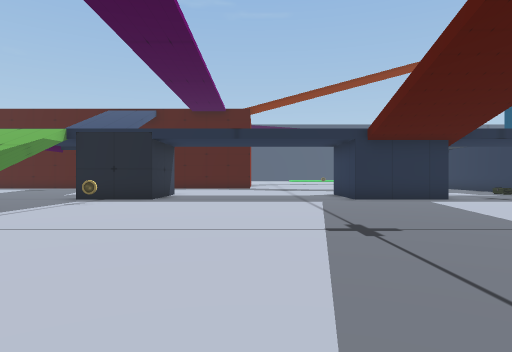
view 1 (above)

24 first-person views from a walk through a 3-D level made in the Unity game engine. The camera is 1.5 m above the floor, looks level and sees 75° across. The floor is counted in squares, 2 m on a side. Each view is taken from the middle of a square. On the plan, view 1 faces up. The plan holds only what a view shows up to about 11 squares ahead; the rest is blank. The place goes on beyond the plan. The player is left out.

view 2
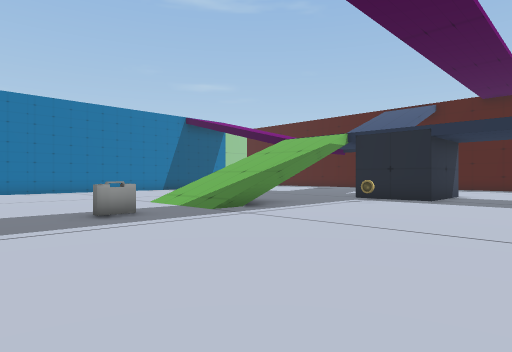

view 3
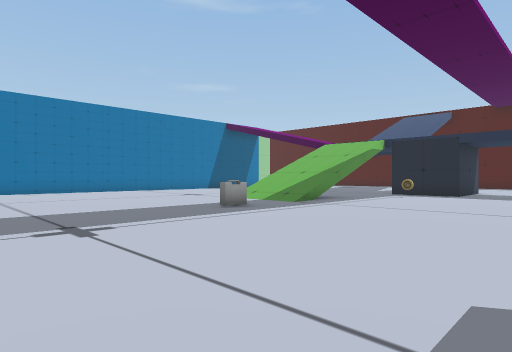

view 4
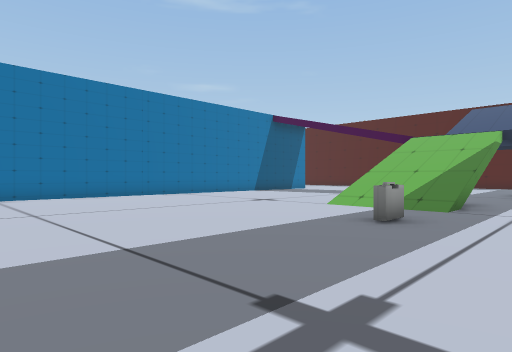

view 5
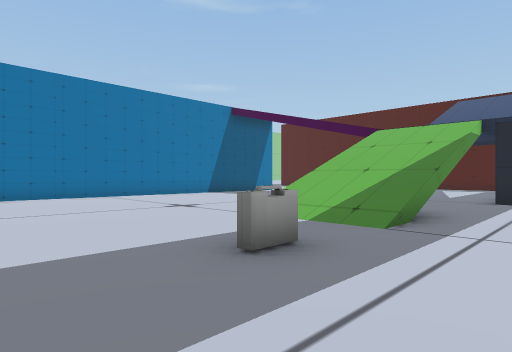

view 6
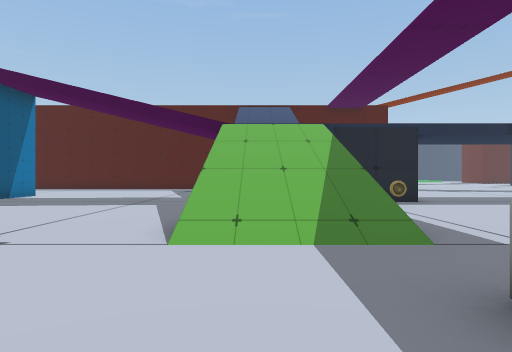

view 7
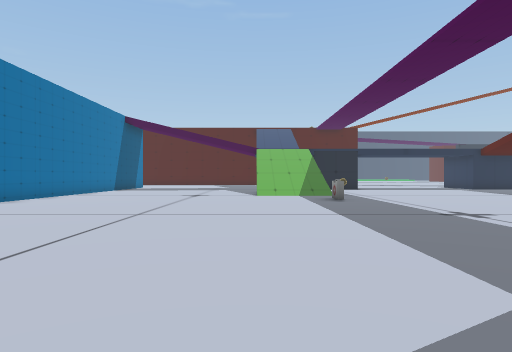

view 8
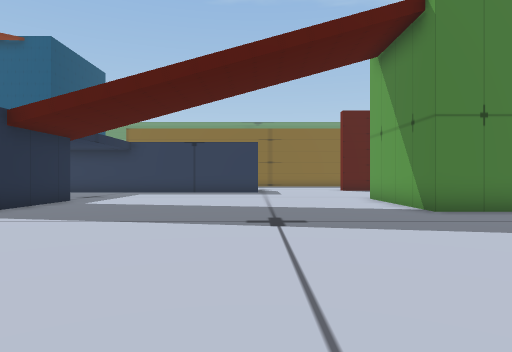

view 9
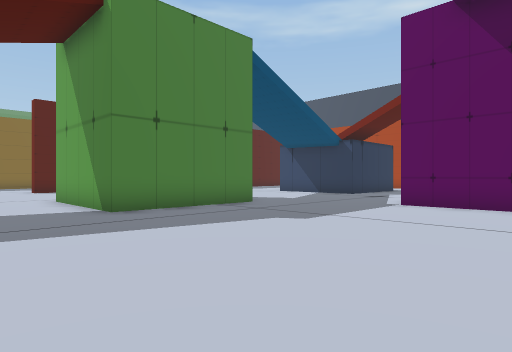

view 10
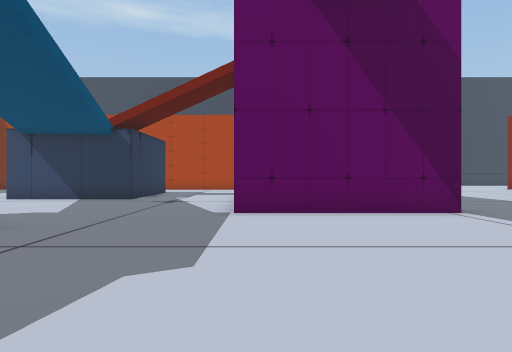

view 11
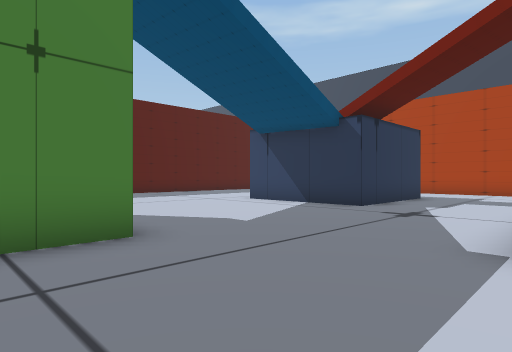

view 12
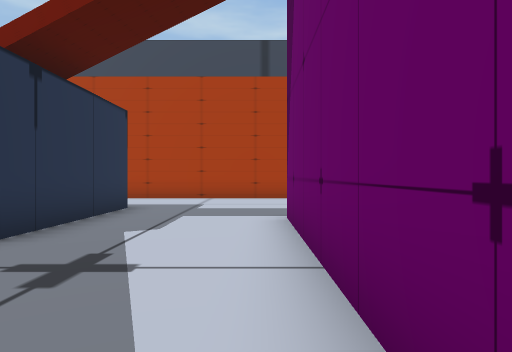

view 13
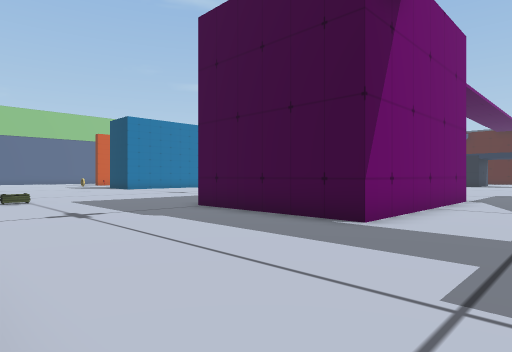

view 14
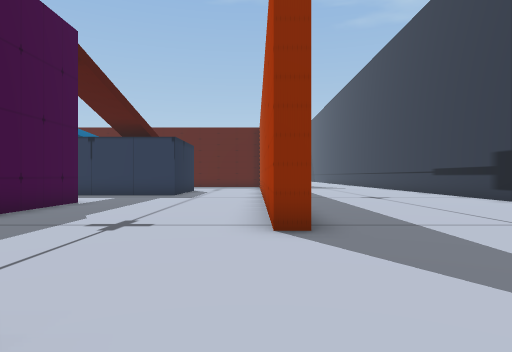

view 15
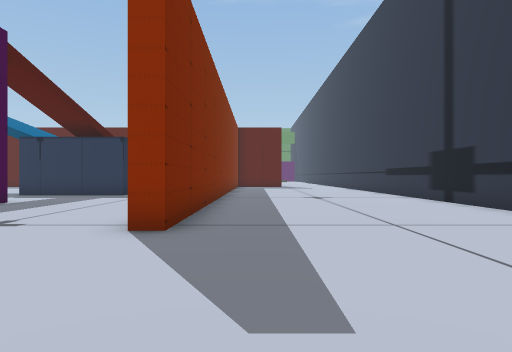

view 16
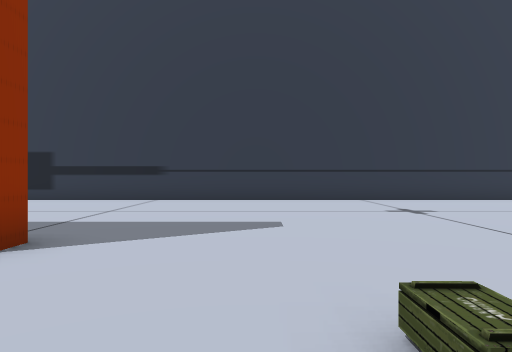

view 17
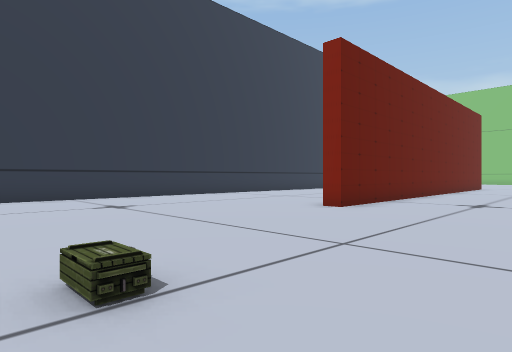

view 18
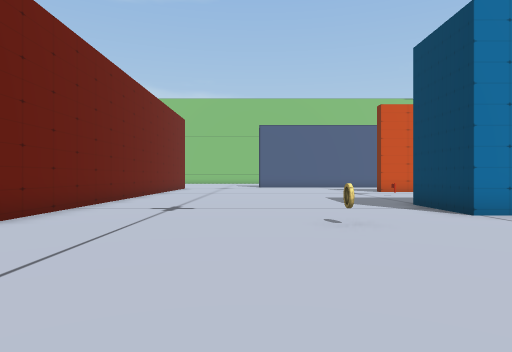

view 19
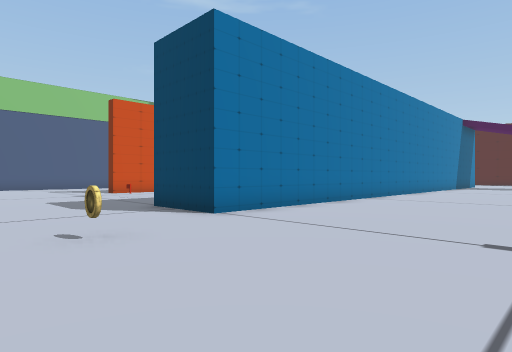

view 20
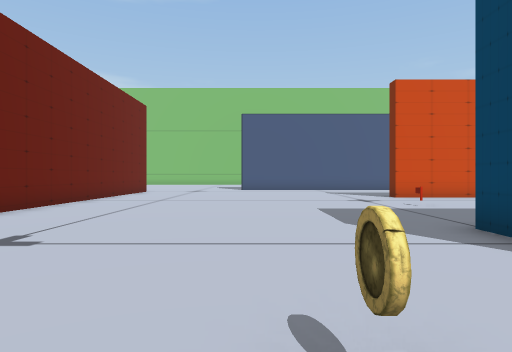

view 21
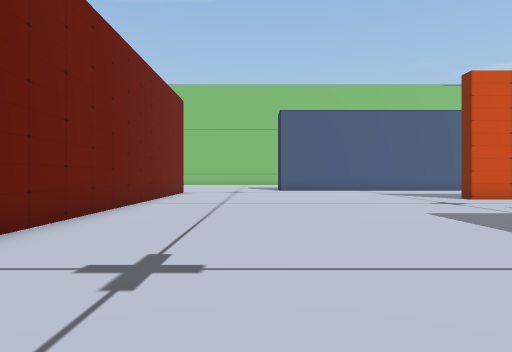

view 22
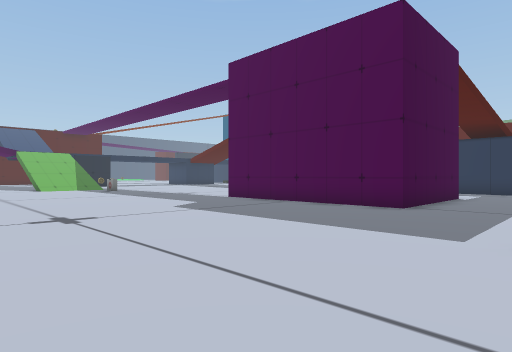

view 23
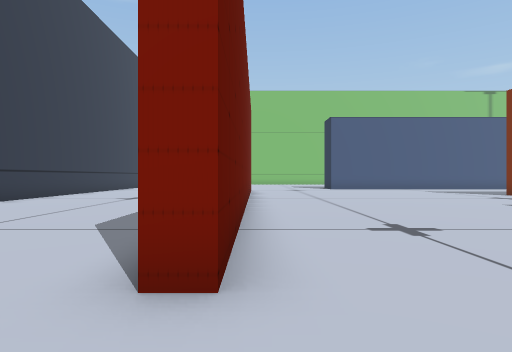

view 24
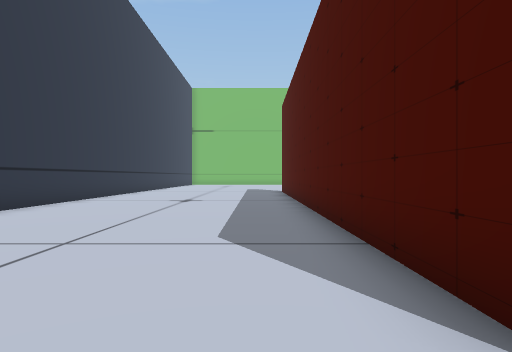

### Floor plan
Points are (right, up) in squares from view 1. A wall is a line through its corners. A room is listed if a view was taken in it or the views show most of it. See-through windows are left out.
Room 1 (views 1, 2, 3, 4, 5, 6, 7, 8, 9, 10, 11, 12, 13, 14, 15, 16, 17, 18, 19, 20, 21, 22, 23, 24)
walls: (-5.2, -4.7) (-0.6, -4.7) (-0.6, -11) (-5.1, -11) (-5.1, -6.2); (-16.3, 3.2) (-16.3, -7.9) (-18.8, -7.9); (-15.6, -16.8) (-24.9, -16.8); (3, -2.9) (3, 1.2) (7, 1.2); (-6, 7.9) (-6, 5.5); (3, -12.9) (3, -8.8) (7.1, -8.8); (-25.6, -4.9) (-25.6, -6.1) (-26, -6.1); (1, -16.8) (-5.4, -16.8) (-5.4, -16.2) (0, -16.2); (-3.3, 12.2) (-3.3, 10.6) (-5.8, 10.6); (-16.1, -23.5) (1, -23.5); (-26, -16.2) (-15.1, -16.2) (-15.1, -16.9); (6.2, 10.6) (3.1, 10.6); (-25, -23.5) (-21.1, -23.5)
objects: other object (-23, -7); other object (-15, -11); other object (-9, -14); other object (-6, 3); other object (-5, 9)

Positions as (right, up) in squares from view 1, and headings:
1: (0, 0), facing up
2: (0, 0), facing up-left
3: (0, -3), facing up-left
4: (-4, -3), facing up-left
5: (-4, 0), facing up-left
6: (-8, 1), facing up
7: (-9, -8), facing up
8: (-4, 5), facing right
9: (-4, 4), facing down-right
10: (-1, 2), facing down
11: (-1, -1), facing down-right
12: (0, -5), facing down
13: (2, -16), facing up-left
14: (-10, -16), facing right
15: (-10, -18), facing right
16: (-8, -13), facing down
17: (-8, -12), facing down-left
18: (-10, -12), facing left
19: (-11, -12), facing up-left
20: (-14, -11), facing left
21: (-15, -13), facing left
22: (-13, -14), facing up-right
23: (-13, -16), facing left
24: (-14, -18), facing left
